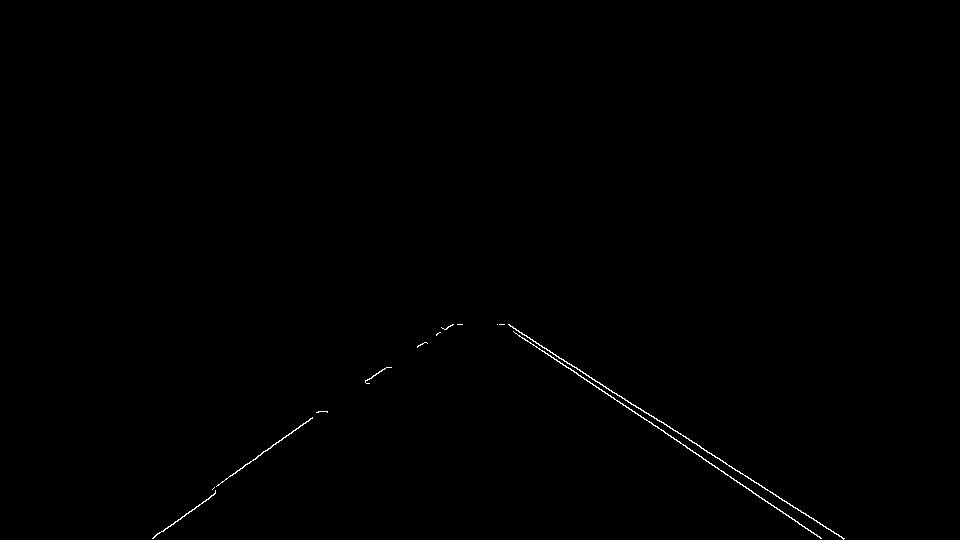
#> input picture tested.jpg, 960 x 540 px
$ python test.py
#> lines starting #> are read from the running program, lines starting #| are printed output that depends on the picture
import cv2
import numpy as np


# Read in the image
image = cv2.imread("tested.jpg")
#> image is the input picture: shape (540, 960, 3); min 0, max 255, mean 0.7

# Split the image into two halves
height, width, _ = image.shape
#> height = 540; width = 960
left_half = image[:, :480]
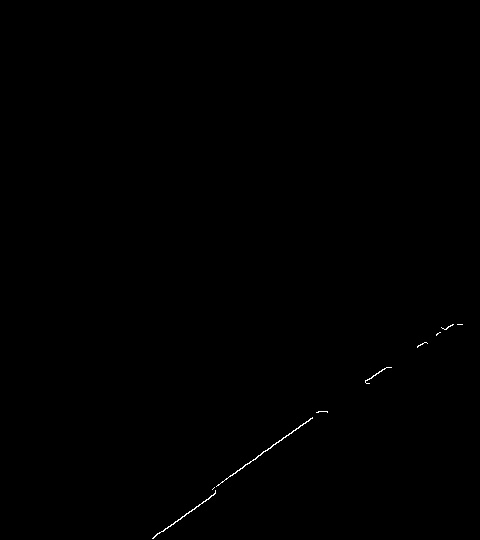
#> left_half: shape (540, 480, 3); min 0, max 255, mean 0.4
right_half = image[:, 480:]

# Count the number of white pixels in each half
left_half_white_pixels = 0
right_half_white_pixels = 0

for row in left_half:
    for pixel in row:
        if pixel[0] == 255 and pixel[1] == 255 and pixel[2] == 255:
            left_half_white_pixels += 1
#> after the loop, left_half_white_pixels = 233

for row in right_half:
    for pixel in row:
        if pixel[0] == 255 and pixel[1] == 255 and pixel[2] == 255:
            right_half_white_pixels += 1
#> after the loop, right_half_white_pixels = 660

# Print the results
print("Number of white pixels in left half:", left_half_white_pixels)
#| Number of white pixels in left half: 233
print("Number of white pixels in right half:", right_half_white_pixels)
#| Number of white pixels in right half: 660
